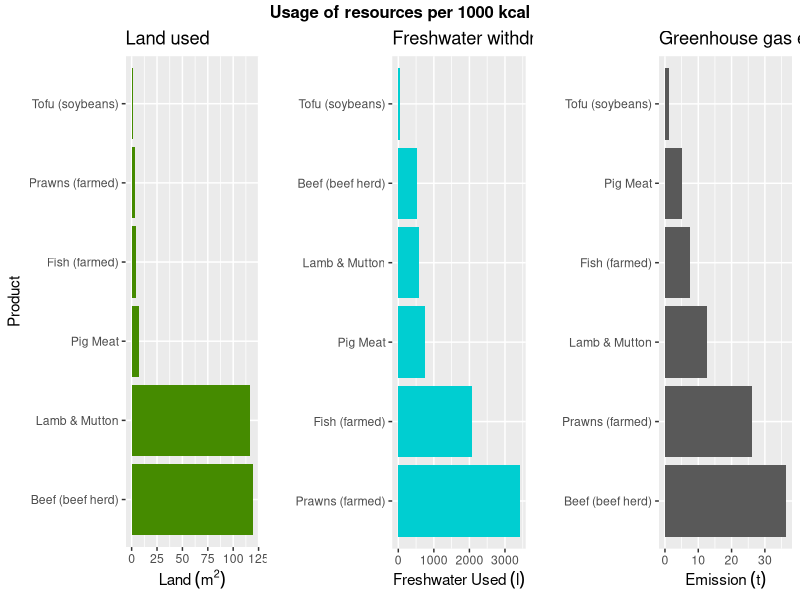
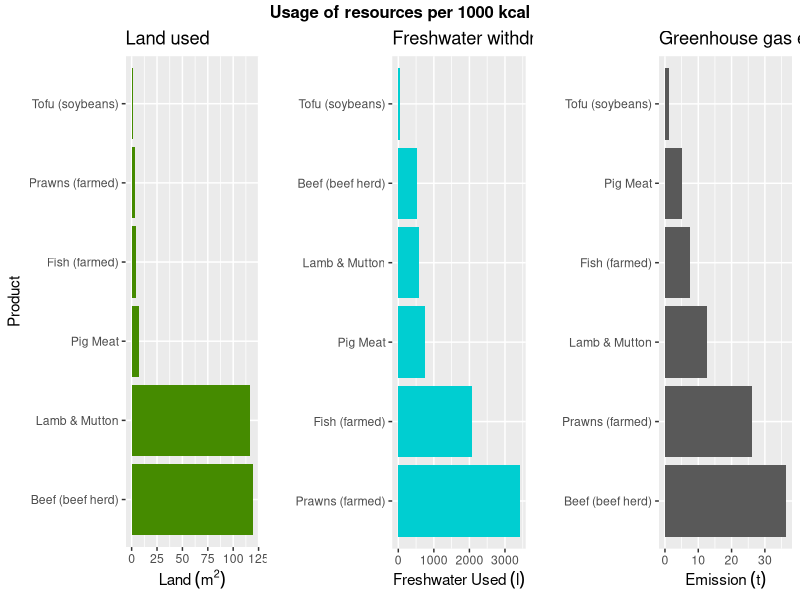

Write the R code that produced these figures, in order.
library(dplyr)
library(tidyverse)
library(ggplot2)
library(ggpubr)

data <- read.csv('data/food_production_impact.csv', sep = ',')

data$Food.product

products_to_plot <- c('Beef (beef herd)', 'Lamb & Mutton',
                      'Fish (farmed)', 'Prawns (farmed)',
                      'Pig Meat', 'Tofu (soybeans)')

data_to_plot <- data %>% 
                  filter(Entity %in% products_to_plot)

names(data_to_plot)

columns_to_plot <- c('Entity',
                     'Land.use.per.1000kcal..Poore...Nemecek..2018.',
                     'GHG.emissions.per.1000kcal..Poore...Nemecek..2018.',
                     'Freshwater.withdrawals.per.1000kcal..Poore...Nemecek..2018.')

final_data <- 
  data_to_plot[columns_to_plot] %>% 
  transmute(Product = Entity,
            'land' = Land.use.per.1000kcal..Poore...Nemecek..2018.,
            'ghg' = GHG.emissions.per.1000kcal..Poore...Nemecek..2018.,
            'freshwater' = Freshwater.withdrawals.per.1000kcal..Poore...Nemecek..2018.)

final_data$Product <- factor(final_data$Product,
                             levels = final_data$Product[
                               order(final_data$land, decreasing=TRUE)])

p1 <- final_data %>% 
        ggplot(aes_string(x = 'Product', y = 'land')) +
        labs(title = 'Land used',
             y = expression(Land~(m^2))) +
        coord_flip() + 
        geom_bar(stat="identity", fill='chartreuse4')

final_data$Product <- factor(final_data$Product,
                             levels = final_data$Product[
                               order(final_data$freshwater, decreasing=TRUE)])

p2 <- final_data %>% 
  ggplot(aes_string(x = 'Product', y = 'freshwater')) +
  labs(title = 'Freshwater withdrawals',
       y = expression(Freshwater~Used~(l)), 
       x = '') +
  coord_flip() + 
  geom_bar(stat="identity", fill = 'darkturquoise')

final_data$Product <- factor(final_data$Product,
                             levels = final_data$Product[
                               order(final_data$ghg, decreasing=TRUE)])

p3 <- final_data %>% 
  ggplot(aes_string(x = 'Product', y = 'ghg')) +
  labs(title = 'Greenhouse gas emission',
       y = expression(Emission~(t)),
       x = '') +
  coord_flip() + 
  geom_bar(stat="identity")

plot <- ggarrange(p1, p2, p3, ncol=3, nrow = 1)

annotate_figure(plot, top = text_grob("Usage of resources per 1000 kcal",
                                      face = 'bold'))
ggsave('plots/resources_per_calories.png',  width = 16, height = 9)
